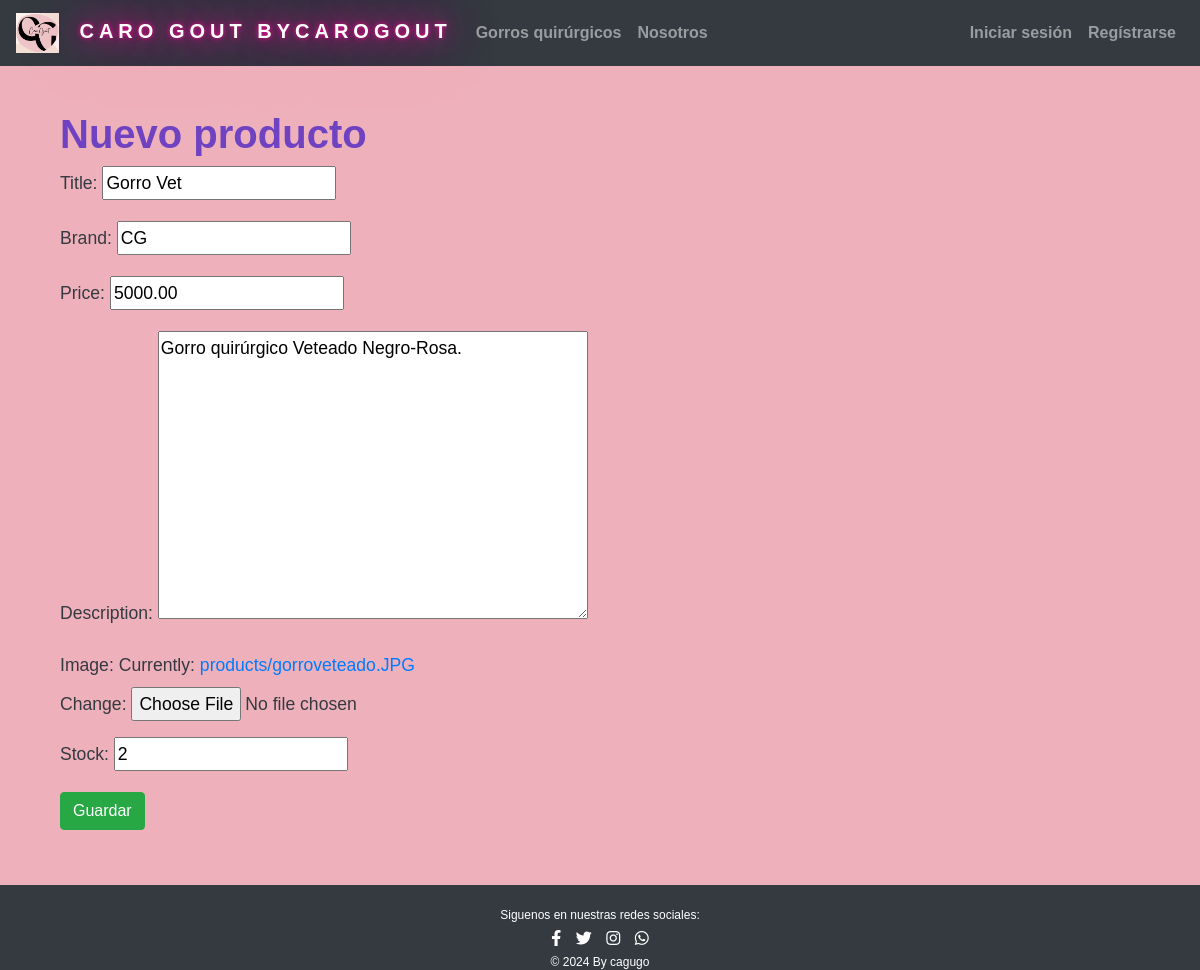
The app's page /product/2/edit/ with its own data.
### store/models.py (models this page shows, shortened)
class Product(models.Model):
    title = models.CharField(max_length=200)
    brand = models.CharField(max_length=100)
    price = models.DecimalField(max_digits=10, decimal_places=2)
    description = models.TextField()
    image = models.ImageField(upload_to='products/')
    stock = models.IntegerField(default=0)

### store/views.py (the view)
# urls.py: path('product/<int:pk>/edit/', ProductUpdateView.as_view(), name='product_update'),
class ProductUpdateView(UpdateView):
    model = Product
    form_class = ProductForm
    template_name = 'store/product_form.html'
    success_url = reverse_lazy('product_list')

### store/forms.py
class ProductForm(forms.ModelForm):
    class Meta:
        model = Product
        fields = ['title', 'brand', 'price', 'description', 'image', 'stock']

### store/context_processors.py (called while the page is built)
def cart_item_count(request):
    if request.user.is_authenticated:
        cart_count = Cart.objects.filter(user=request.user).count()
    else:
        cart_count = 0
    return {'cart_count': cart_count}

### store/templates/store/product_form.html (shortened to what this page needs)
{% extends 'store/base.html' %}
{% block content %}
<div class="container">
    <h1>Nuevo producto</h1>
    <form method="post" enctype="multipart/form-data">
        {{ form.as_p }}
        <button type="submit" class="btn btn-success">Guardar</button>
    </form>
</div>
{% endblock %}

### store/static/store/css/styles.css (style rules this page uses)
body { background-color: #eeb0bb ; color: #343a40; font-family: 'Arial', sans-serif; margin: 0; padding: 0; }
.btn-success { background-color: #28a745; border-color: #28a745; }
.container { margin-top: 20px; padding-bottom: 70px; }
h1, h2, h3, h4, h5, h6 { color: #6f42c1; font-weight: bold; }
p { font-size: 1.1rem; line-height: 1.6; }

### records on screen
Product: title "Gorro Vet", brand "CG", price "5000.00", description "Gorro quirúrgico Veteado Negro-Rosa.", stock "2"
